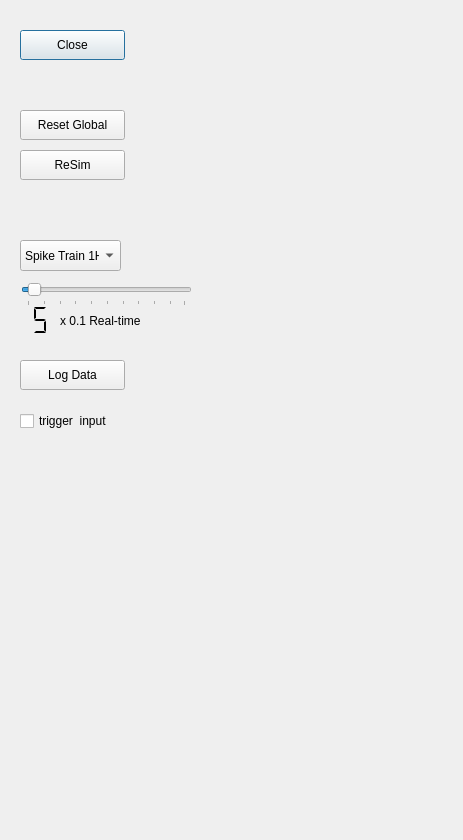
<?xml version="1.0" encoding="UTF-8"?>
<ui version="4.0">
 <class>Dialog</class>
 <widget class="QDialog" name="Dialog">
  <property name="windowModality">
   <enum>Qt::WindowModal</enum>
  </property>
  <property name="geometry">
   <rect>
    <x>0</x>
    <y>0</y>
    <width>463</width>
    <height>840</height>
   </rect>
  </property>
  <property name="windowTitle">
   <string>Dialog</string>
  </property>
  <widget class="QPushButton" name="pushButton_2">
   <property name="geometry">
    <rect>
     <x>20</x>
     <y>30</y>
     <width>105</width>
     <height>30</height>
    </rect>
   </property>
   <property name="text">
    <string>Close</string>
   </property>
  </widget>
  <widget class="QPushButton" name="pushButton_4">
   <property name="geometry">
    <rect>
     <x>20</x>
     <y>110</y>
     <width>105</width>
     <height>30</height>
    </rect>
   </property>
   <property name="text">
    <string>Reset Global</string>
   </property>
   <property name="checkable">
    <bool>true</bool>
   </property>
  </widget>
  <widget class="QPushButton" name="pushButton_5">
   <property name="geometry">
    <rect>
     <x>20</x>
     <y>150</y>
     <width>105</width>
     <height>30</height>
    </rect>
   </property>
   <property name="text">
    <string>ReSim</string>
   </property>
   <property name="checkable">
    <bool>true</bool>
   </property>
  </widget>
  <widget class="QComboBox" name="comboBox">
   <property name="geometry">
    <rect>
     <x>20</x>
     <y>240</y>
     <width>101</width>
     <height>31</height>
    </rect>
   </property>
   <item>
    <property name="text">
     <string>Spike Train 1Hz</string>
    </property>
   </item>
   <item>
    <property name="text">
     <string>Spike Train 10Hz</string>
    </property>
   </item>
   <item>
    <property name="text">
     <string>Spike Train 20Hz</string>
    </property>
   </item>
  </widget>
  <widget class="QSlider" name="horizontalSlider">
   <property name="geometry">
    <rect>
     <x>21</x>
     <y>281</y>
     <width>171</width>
     <height>25</height>
    </rect>
   </property>
   <property name="minimum">
    <number>1</number>
   </property>
   <property name="maximum">
    <number>100</number>
   </property>
   <property name="value">
    <number>5</number>
   </property>
   <property name="sliderPosition">
    <number>5</number>
   </property>
   <property name="tracking">
    <bool>true</bool>
   </property>
   <property name="orientation">
    <enum>Qt::Horizontal</enum>
   </property>
   <property name="invertedControls">
    <bool>true</bool>
   </property>
   <property name="tickPosition">
    <enum>QSlider::TicksBelow</enum>
   </property>
   <property name="tickInterval">
    <number>10</number>
   </property>
  </widget>
  <widget class="QLCDNumber" name="lcdNumber">
   <property name="geometry">
    <rect>
     <x>-30</x>
     <y>300</y>
     <width>81</width>
     <height>40</height>
    </rect>
   </property>
   <property name="sizePolicy">
    <sizepolicy hsizetype="Minimum" vsizetype="Minimum">
     <horstretch>0</horstretch>
     <verstretch>0</verstretch>
    </sizepolicy>
   </property>
   <property name="palette">
    <palette>
     <active>
      <colorrole role="WindowText">
       <brush brushstyle="SolidPattern">
        <color alpha="255">
         <red>0</red>
         <green>0</green>
         <blue>0</blue>
        </color>
       </brush>
      </colorrole>
      <colorrole role="Button">
       <brush brushstyle="SolidPattern">
        <color alpha="255">
         <red>255</red>
         <green>0</green>
         <blue>0</blue>
        </color>
       </brush>
      </colorrole>
      <colorrole role="Light">
       <brush brushstyle="SolidPattern">
        <color alpha="255">
         <red>255</red>
         <green>127</green>
         <blue>127</blue>
        </color>
       </brush>
      </colorrole>
      <colorrole role="Midlight">
       <brush brushstyle="SolidPattern">
        <color alpha="255">
         <red>255</red>
         <green>63</green>
         <blue>63</blue>
        </color>
       </brush>
      </colorrole>
      <colorrole role="Dark">
       <brush brushstyle="SolidPattern">
        <color alpha="255">
         <red>127</red>
         <green>0</green>
         <blue>0</blue>
        </color>
       </brush>
      </colorrole>
      <colorrole role="Mid">
       <brush brushstyle="SolidPattern">
        <color alpha="255">
         <red>170</red>
         <green>0</green>
         <blue>0</blue>
        </color>
       </brush>
      </colorrole>
      <colorrole role="Text">
       <brush brushstyle="SolidPattern">
        <color alpha="255">
         <red>0</red>
         <green>0</green>
         <blue>0</blue>
        </color>
       </brush>
      </colorrole>
      <colorrole role="BrightText">
       <brush brushstyle="SolidPattern">
        <color alpha="255">
         <red>255</red>
         <green>255</green>
         <blue>255</blue>
        </color>
       </brush>
      </colorrole>
      <colorrole role="ButtonText">
       <brush brushstyle="SolidPattern">
        <color alpha="255">
         <red>0</red>
         <green>0</green>
         <blue>0</blue>
        </color>
       </brush>
      </colorrole>
      <colorrole role="Base">
       <brush brushstyle="SolidPattern">
        <color alpha="255">
         <red>255</red>
         <green>255</green>
         <blue>255</blue>
        </color>
       </brush>
      </colorrole>
      <colorrole role="Window">
       <brush brushstyle="SolidPattern">
        <color alpha="255">
         <red>255</red>
         <green>0</green>
         <blue>0</blue>
        </color>
       </brush>
      </colorrole>
      <colorrole role="Shadow">
       <brush brushstyle="SolidPattern">
        <color alpha="255">
         <red>0</red>
         <green>0</green>
         <blue>0</blue>
        </color>
       </brush>
      </colorrole>
      <colorrole role="AlternateBase">
       <brush brushstyle="SolidPattern">
        <color alpha="255">
         <red>255</red>
         <green>127</green>
         <blue>127</blue>
        </color>
       </brush>
      </colorrole>
      <colorrole role="ToolTipBase">
       <brush brushstyle="SolidPattern">
        <color alpha="255">
         <red>255</red>
         <green>255</green>
         <blue>220</blue>
        </color>
       </brush>
      </colorrole>
      <colorrole role="ToolTipText">
       <brush brushstyle="SolidPattern">
        <color alpha="255">
         <red>0</red>
         <green>0</green>
         <blue>0</blue>
        </color>
       </brush>
      </colorrole>
     </active>
     <inactive>
      <colorrole role="WindowText">
       <brush brushstyle="SolidPattern">
        <color alpha="255">
         <red>0</red>
         <green>0</green>
         <blue>0</blue>
        </color>
       </brush>
      </colorrole>
      <colorrole role="Button">
       <brush brushstyle="SolidPattern">
        <color alpha="255">
         <red>255</red>
         <green>0</green>
         <blue>0</blue>
        </color>
       </brush>
      </colorrole>
      <colorrole role="Light">
       <brush brushstyle="SolidPattern">
        <color alpha="255">
         <red>255</red>
         <green>127</green>
         <blue>127</blue>
        </color>
       </brush>
      </colorrole>
      <colorrole role="Midlight">
       <brush brushstyle="SolidPattern">
        <color alpha="255">
         <red>255</red>
         <green>63</green>
         <blue>63</blue>
        </color>
       </brush>
      </colorrole>
      <colorrole role="Dark">
       <brush brushstyle="SolidPattern">
        <color alpha="255">
         <red>127</red>
         <green>0</green>
         <blue>0</blue>
        </color>
       </brush>
      </colorrole>
      <colorrole role="Mid">
       <brush brushstyle="SolidPattern">
        <color alpha="255">
         <red>170</red>
         <green>0</green>
         <blue>0</blue>
        </color>
       </brush>
      </colorrole>
      <colorrole role="Text">
       <brush brushstyle="SolidPattern">
        <color alpha="255">
         <red>0</red>
         <green>0</green>
         <blue>0</blue>
        </color>
       </brush>
      </colorrole>
      <colorrole role="BrightText">
       <brush brushstyle="SolidPattern">
        <color alpha="255">
         <red>255</red>
         <green>255</green>
         <blue>255</blue>
        </color>
       </brush>
      </colorrole>
      <colorrole role="ButtonText">
       <brush brushstyle="SolidPattern">
        <color alpha="255">
         <red>0</red>
         <green>0</green>
         <blue>0</blue>
        </color>
       </brush>
      </colorrole>
      <colorrole role="Base">
       <brush brushstyle="SolidPattern">
        <color alpha="255">
         <red>255</red>
         <green>255</green>
         <blue>255</blue>
        </color>
       </brush>
      </colorrole>
      <colorrole role="Window">
       <brush brushstyle="SolidPattern">
        <color alpha="255">
         <red>255</red>
         <green>0</green>
         <blue>0</blue>
        </color>
       </brush>
      </colorrole>
      <colorrole role="Shadow">
       <brush brushstyle="SolidPattern">
        <color alpha="255">
         <red>0</red>
         <green>0</green>
         <blue>0</blue>
        </color>
       </brush>
      </colorrole>
      <colorrole role="AlternateBase">
       <brush brushstyle="SolidPattern">
        <color alpha="255">
         <red>255</red>
         <green>127</green>
         <blue>127</blue>
        </color>
       </brush>
      </colorrole>
      <colorrole role="ToolTipBase">
       <brush brushstyle="SolidPattern">
        <color alpha="255">
         <red>255</red>
         <green>255</green>
         <blue>220</blue>
        </color>
       </brush>
      </colorrole>
      <colorrole role="ToolTipText">
       <brush brushstyle="SolidPattern">
        <color alpha="255">
         <red>0</red>
         <green>0</green>
         <blue>0</blue>
        </color>
       </brush>
      </colorrole>
     </inactive>
     <disabled>
      <colorrole role="WindowText">
       <brush brushstyle="SolidPattern">
        <color alpha="255">
         <red>127</red>
         <green>0</green>
         <blue>0</blue>
        </color>
       </brush>
      </colorrole>
      <colorrole role="Button">
       <brush brushstyle="SolidPattern">
        <color alpha="255">
         <red>255</red>
         <green>0</green>
         <blue>0</blue>
        </color>
       </brush>
      </colorrole>
      <colorrole role="Light">
       <brush brushstyle="SolidPattern">
        <color alpha="255">
         <red>255</red>
         <green>127</green>
         <blue>127</blue>
        </color>
       </brush>
      </colorrole>
      <colorrole role="Midlight">
       <brush brushstyle="SolidPattern">
        <color alpha="255">
         <red>255</red>
         <green>63</green>
         <blue>63</blue>
        </color>
       </brush>
      </colorrole>
      <colorrole role="Dark">
       <brush brushstyle="SolidPattern">
        <color alpha="255">
         <red>127</red>
         <green>0</green>
         <blue>0</blue>
        </color>
       </brush>
      </colorrole>
      <colorrole role="Mid">
       <brush brushstyle="SolidPattern">
        <color alpha="255">
         <red>170</red>
         <green>0</green>
         <blue>0</blue>
        </color>
       </brush>
      </colorrole>
      <colorrole role="Text">
       <brush brushstyle="SolidPattern">
        <color alpha="255">
         <red>127</red>
         <green>0</green>
         <blue>0</blue>
        </color>
       </brush>
      </colorrole>
      <colorrole role="BrightText">
       <brush brushstyle="SolidPattern">
        <color alpha="255">
         <red>255</red>
         <green>255</green>
         <blue>255</blue>
        </color>
       </brush>
      </colorrole>
      <colorrole role="ButtonText">
       <brush brushstyle="SolidPattern">
        <color alpha="255">
         <red>127</red>
         <green>0</green>
         <blue>0</blue>
        </color>
       </brush>
      </colorrole>
      <colorrole role="Base">
       <brush brushstyle="SolidPattern">
        <color alpha="255">
         <red>255</red>
         <green>0</green>
         <blue>0</blue>
        </color>
       </brush>
      </colorrole>
      <colorrole role="Window">
       <brush brushstyle="SolidPattern">
        <color alpha="255">
         <red>255</red>
         <green>0</green>
         <blue>0</blue>
        </color>
       </brush>
      </colorrole>
      <colorrole role="Shadow">
       <brush brushstyle="SolidPattern">
        <color alpha="255">
         <red>0</red>
         <green>0</green>
         <blue>0</blue>
        </color>
       </brush>
      </colorrole>
      <colorrole role="AlternateBase">
       <brush brushstyle="SolidPattern">
        <color alpha="255">
         <red>255</red>
         <green>0</green>
         <blue>0</blue>
        </color>
       </brush>
      </colorrole>
      <colorrole role="ToolTipBase">
       <brush brushstyle="SolidPattern">
        <color alpha="255">
         <red>255</red>
         <green>255</green>
         <blue>220</blue>
        </color>
       </brush>
      </colorrole>
      <colorrole role="ToolTipText">
       <brush brushstyle="SolidPattern">
        <color alpha="255">
         <red>0</red>
         <green>0</green>
         <blue>0</blue>
        </color>
       </brush>
      </colorrole>
     </disabled>
    </palette>
   </property>
   <property name="frameShape">
    <enum>QFrame::Panel</enum>
   </property>
   <property name="frameShadow">
    <enum>QFrame::Sunken</enum>
   </property>
   <property name="lineWidth">
    <number>0</number>
   </property>
   <property name="midLineWidth">
    <number>8</number>
   </property>
   <property name="segmentStyle">
    <enum>QLCDNumber::Flat</enum>
   </property>
   <property name="intValue" stdset="0">
    <number>5</number>
   </property>
  </widget>
  <widget class="QLabel" name="label_RT">
   <property name="geometry">
    <rect>
     <x>60</x>
     <y>310</y>
     <width>121</width>
     <height>22</height>
    </rect>
   </property>
   <property name="text">
    <string>x 0.1 Real-time</string>
   </property>
  </widget>
  <widget class="QPushButton" name="pushButtonData">
   <property name="geometry">
    <rect>
     <x>20</x>
     <y>360</y>
     <width>105</width>
     <height>30</height>
    </rect>
   </property>
   <property name="text">
    <string>Log Data</string>
   </property>
   <property name="checkable">
    <bool>true</bool>
   </property>
   <property name="checked">
    <bool>false</bool>
   </property>
   <property name="default">
    <bool>false</bool>
   </property>
   <property name="flat">
    <bool>false</bool>
   </property>
  </widget>
  <widget class="QCheckBox" name="checkBox">
   <property name="geometry">
    <rect>
     <x>20</x>
     <y>410</y>
     <width>131</width>
     <height>22</height>
    </rect>
   </property>
   <property name="text">
    <string>trigger  input</string>
   </property>
  </widget>
 </widget>
 <resources/>
 <connections>
  <connection>
   <sender>horizontalSlider</sender>
   <signal>valueChanged(int)</signal>
   <receiver>lcdNumber</receiver>
   <slot>display(int)</slot>
   <hints>
    <hint type="sourcelabel">
     <x>81</x>
     <y>291</y>
    </hint>
    <hint type="destinationlabel">
     <x>27</x>
     <y>317</y>
    </hint>
   </hints>
  </connection>
  <connection>
   <sender>pushButton_2</sender>
   <signal>clicked()</signal>
   <receiver>Dialog</receiver>
   <slot>close()</slot>
   <hints>
    <hint type="sourcelabel">
     <x>98</x>
     <y>47</y>
    </hint>
    <hint type="destinationlabel">
     <x>208</x>
     <y>47</y>
    </hint>
   </hints>
  </connection>
  <connection>
   <sender>horizontalSlider</sender>
   <signal>sliderMoved(int)</signal>
   <receiver>lcdNumber</receiver>
   <slot>display(int)</slot>
   <hints>
    <hint type="sourcelabel">
     <x>106</x>
     <y>293</y>
    </hint>
    <hint type="destinationlabel">
     <x>40</x>
     <y>319</y>
    </hint>
   </hints>
  </connection>
 </connections>
</ui>
